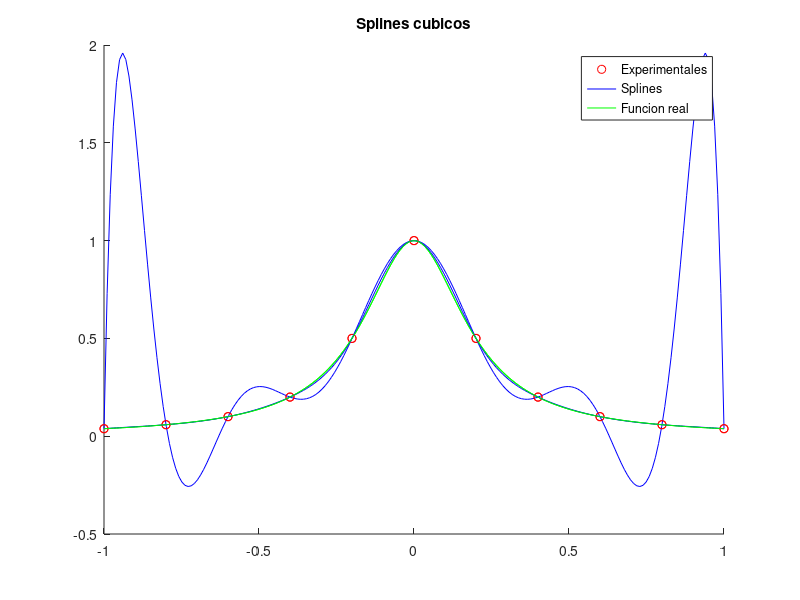

This figure's MATLAB source: (Note: this script raises an error after producing the figure.)
%  Ejercicio 2.13 de los apuntes de la asignatura

% Se asegura de que la consola de MATLAB esta vacia

clc;
clear all;
close all;

x = -1:1/5:1; % se crea el vector con los puntos -1, -8/10, -6/10, ..., 8/10, 1
fx = 1./ (1+25.*x.^2); % se evalua la funcion en los puntos

xTh = linspace(-1,1, 200); % vector para los puntos teoricos

%%%%%%%%%%%%%%%%%%%%%%%%%%%%%
%%   AJUSTE POLINOMIAL   %%%%
%%%%%%%%%%%%%%%%%%%%%%%%%%%%%

p = polyfit(x, fx, 10); % se obtiene el polinomio del ajuste polinomial

% se crean los vectores con los datos teoricos obtenidos del polinomio del
% ajuste
yTh = polyval(p, xTh);

% Se representan ambos datos
hold on 
    plot(x, fx, 'ro'); % Datos experimentales
    plot(xTh, yTh, 'b'); % Datos teoricos del ajuste
    plot(xTh, 1./ (1+25.*xTh.^2), 'g') % La funcion de verdad
    title('Interpolacion polinomial')
    legend('Experimentales', 'Interpolacion', 'Funcion real')
hold off

%%%%%%%%%%%%%%%%%%%%%%%%%%%%%%
%%      SPLINES CUBICOS   %%%%
%%%%%%%%%%%%%%%%%%%%%%%%%%%%%%

yTh = spline(x, fx, xTh); % Interpolacion por splines cubicos

% Se representan ambos datos
hold on 
    plot(x, fx, 'ro'); % Datos experimentales
    plot(xTh, yTh, 'b'); % Datos teoricos del ajuste
    plot(xTh, 1./ (1+25.*xTh.^2), 'g') % La funcion de verdad
    title('Splines cubicos')
    legend('Experimentales', 'Splines', 'Funcion real')
hold off

%%%%%%%%%%%%%%%%%%%%%%%%
%%      CHEBYSHEV    %%%
%%%%%%%%%%%%%%%%%%%%%%%%

xTh = Chebyshev(-1, 1, 100);

% Se representan ambos datos
hold on 
    plot(x, fx, 'ro'); % Datos experimentales
    plot(xTh, 1./ (1+25.*xTh.^2), 'g') % La funcion de verdad
    title('Chebyshev')
    legend('Experimentales', 'Nodos')
hold off


